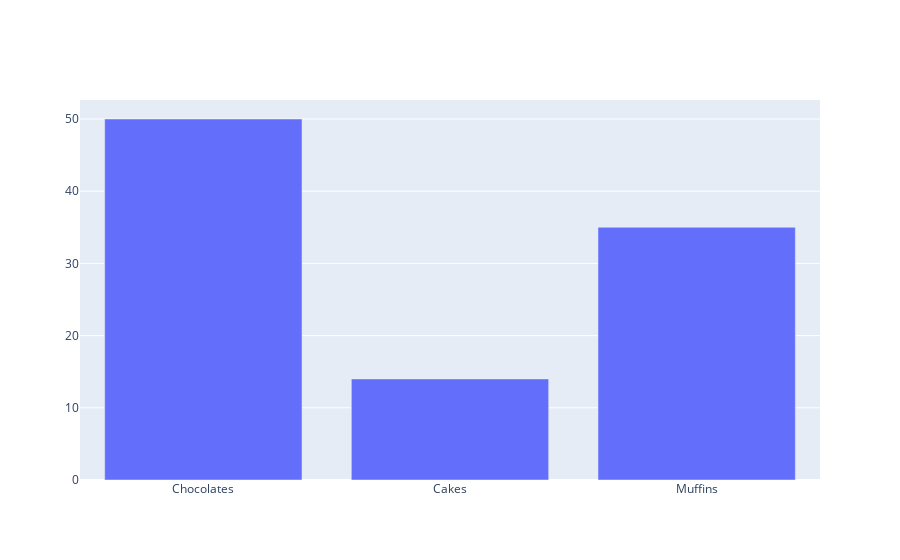

Notebook code for this chart:
### Code cell
offline.iplot(data)

### Figure 1 — Plotly figure (JSON) as saved in the notebook; plotly's stock layout.template omitted (floating-point values rounded to 4 significant figures)
{"data": [{"type": "bar", "x": ["Chocolates", "Cakes", "Muffins"], "y": [50, 14, 35]}], "layout": {}}
